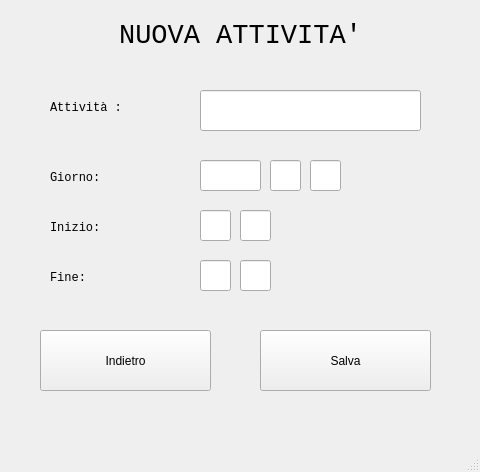
<?xml version="1.0" encoding="UTF-8"?>
<ui version="4.0">
 <class>InsertActivityController</class>
 <widget class="QMainWindow" name="InsertActivityController">
  <property name="geometry">
   <rect>
    <x>0</x>
    <y>0</y>
    <width>480</width>
    <height>472</height>
   </rect>
  </property>
  <property name="windowTitle">
   <string>InsertActivityController</string>
  </property>
  <widget class="QWidget" name="centralwidget">
   <widget class="QLabel" name="label">
    <property name="geometry">
     <rect>
      <x>10</x>
      <y>10</y>
      <width>461</width>
      <height>51</height>
     </rect>
    </property>
    <property name="font">
     <font>
      <family>Courier New</family>
      <pointsize>20</pointsize>
     </font>
    </property>
    <property name="text">
     <string>NUOVA ATTIVITA'</string>
    </property>
    <property name="alignment">
     <set>Qt::AlignCenter</set>
    </property>
   </widget>
   <widget class="QLabel" name="label_2">
    <property name="geometry">
     <rect>
      <x>50</x>
      <y>100</y>
      <width>101</width>
      <height>16</height>
     </rect>
    </property>
    <property name="font">
     <font>
      <family>Courier New</family>
     </font>
    </property>
    <property name="text">
     <string>Attività :</string>
    </property>
   </widget>
   <widget class="QLabel" name="label_3">
    <property name="geometry">
     <rect>
      <x>50</x>
      <y>170</y>
      <width>101</width>
      <height>16</height>
     </rect>
    </property>
    <property name="font">
     <font>
      <family>Courier New</family>
     </font>
    </property>
    <property name="text">
     <string>Giorno:</string>
    </property>
   </widget>
   <widget class="QLabel" name="label_4">
    <property name="geometry">
     <rect>
      <x>50</x>
      <y>220</y>
      <width>101</width>
      <height>16</height>
     </rect>
    </property>
    <property name="font">
     <font>
      <family>Courier New</family>
     </font>
    </property>
    <property name="text">
     <string>Inizio:</string>
    </property>
   </widget>
   <widget class="QLabel" name="label_5">
    <property name="geometry">
     <rect>
      <x>50</x>
      <y>270</y>
      <width>101</width>
      <height>16</height>
     </rect>
    </property>
    <property name="font">
     <font>
      <family>Courier New</family>
     </font>
    </property>
    <property name="text">
     <string>Fine:</string>
    </property>
   </widget>
   <widget class="QLineEdit" name="nameEdit">
    <property name="geometry">
     <rect>
      <x>200</x>
      <y>90</y>
      <width>221</width>
      <height>41</height>
     </rect>
    </property>
   </widget>
   <widget class="QPushButton" name="saveButton">
    <property name="geometry">
     <rect>
      <x>260</x>
      <y>330</y>
      <width>171</width>
      <height>61</height>
     </rect>
    </property>
    <property name="text">
     <string>Salva</string>
    </property>
   </widget>
   <widget class="QLineEdit" name="yearEdit">
    <property name="geometry">
     <rect>
      <x>200</x>
      <y>160</y>
      <width>61</width>
      <height>31</height>
     </rect>
    </property>
   </widget>
   <widget class="QLineEdit" name="monthEdit">
    <property name="geometry">
     <rect>
      <x>270</x>
      <y>160</y>
      <width>31</width>
      <height>31</height>
     </rect>
    </property>
   </widget>
   <widget class="QLineEdit" name="dayEdit">
    <property name="geometry">
     <rect>
      <x>310</x>
      <y>160</y>
      <width>31</width>
      <height>31</height>
     </rect>
    </property>
   </widget>
   <widget class="QLineEdit" name="startHour">
    <property name="geometry">
     <rect>
      <x>200</x>
      <y>210</y>
      <width>31</width>
      <height>31</height>
     </rect>
    </property>
   </widget>
   <widget class="QLineEdit" name="startMinute">
    <property name="geometry">
     <rect>
      <x>240</x>
      <y>210</y>
      <width>31</width>
      <height>31</height>
     </rect>
    </property>
   </widget>
   <widget class="QLineEdit" name="endHour">
    <property name="geometry">
     <rect>
      <x>200</x>
      <y>260</y>
      <width>31</width>
      <height>31</height>
     </rect>
    </property>
   </widget>
   <widget class="QLineEdit" name="endMinute">
    <property name="geometry">
     <rect>
      <x>240</x>
      <y>260</y>
      <width>31</width>
      <height>31</height>
     </rect>
    </property>
    <property name="text">
     <string/>
    </property>
   </widget>
   <widget class="QPushButton" name="backButton">
    <property name="geometry">
     <rect>
      <x>40</x>
      <y>330</y>
      <width>171</width>
      <height>61</height>
     </rect>
    </property>
    <property name="text">
     <string>Indietro</string>
    </property>
   </widget>
  </widget>
  <widget class="QMenuBar" name="menubar">
   <property name="geometry">
    <rect>
     <x>0</x>
     <y>0</y>
     <width>480</width>
     <height>22</height>
    </rect>
   </property>
  </widget>
  <widget class="QStatusBar" name="statusbar"/>
 </widget>
 <resources/>
 <connections/>
</ui>
